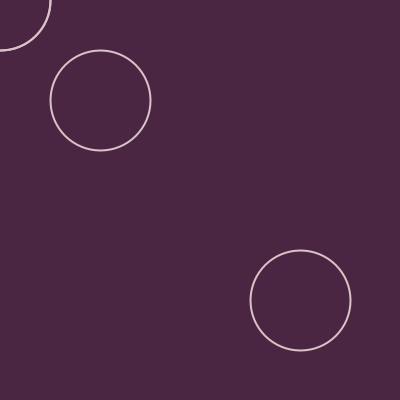
Frame 1 (no input)
Frame 60 (the mouse pressed at the canvas centre just before this capture): identical to frame 1, image omitted
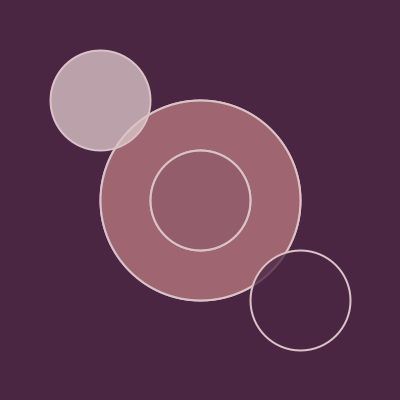
Frame 120 (the mouse held since frame 60 and released just before this capture)

The Processing sketch that drew these frames (run headless with seeded random() and noise(); from frame 60 on, the mouse is pressed at the canvas centre):

// Processing sketch: processing_111074
// ── processing_111074.pde


void setup(){
  size(400,400);
  background(74,38,67);
  
}

void draw(){
  background(74,38,67);
  stroke(218,195,199);
  strokeWeight(2);
  ellipse(width/2,height/2,mouseY,mouseY);
  fill(163,104,115,mouseX);
  ellipse(width/2,height/2,mouseX,mouseX);
  fill(218,195,199,mouseY);
  ellipse(width/4,height/4,mouseY-100,mouseY-100);
  fill(74,38,67,mouseY);
  ellipse(3*width/4,3*height/4,mouseX-100,mouseX-100);
  ellipse(mouseY,mouseX,mouseY-100,mouseY-100);
  fill(163,104,115,mouseY);
  ellipse(mouseY,mouseX,mouseX-100,mouseX-100);
  
  
}
